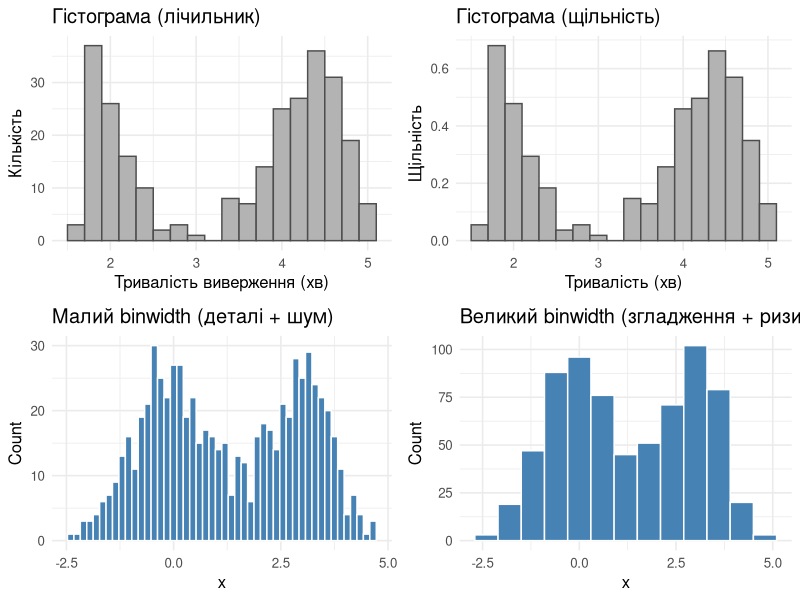
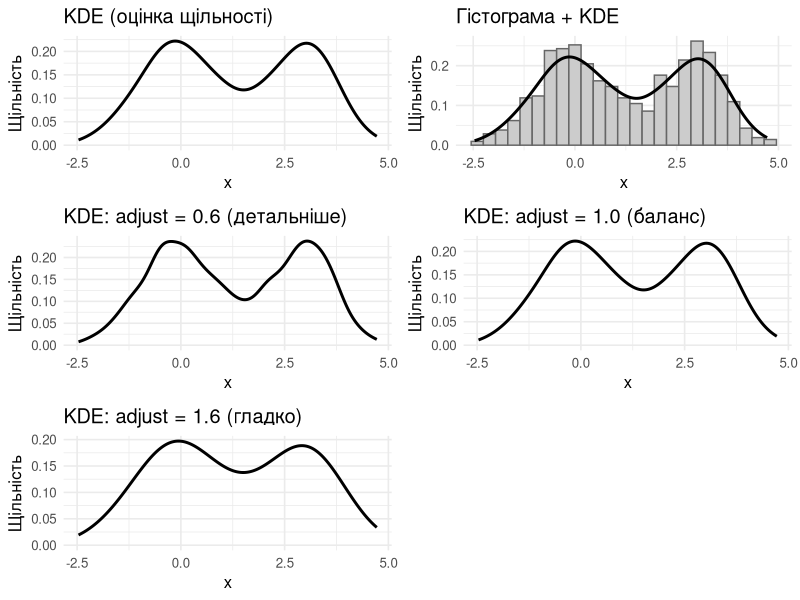
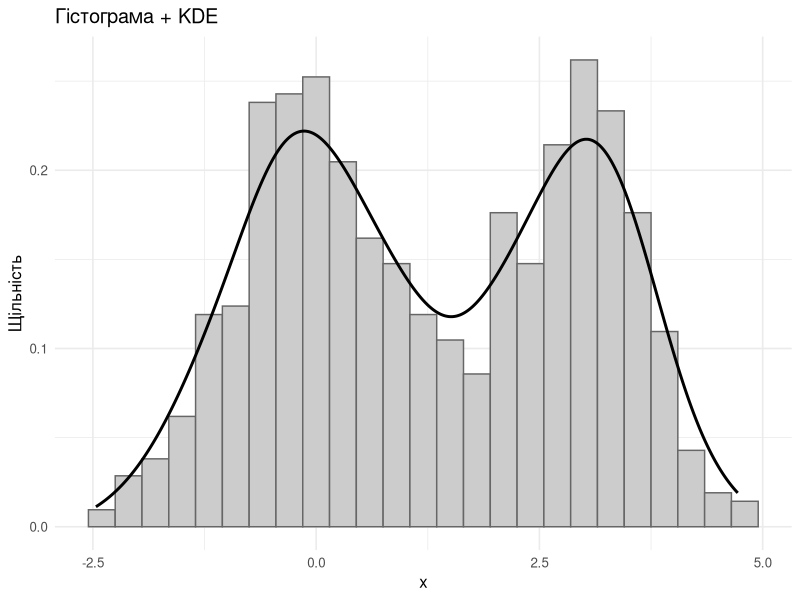
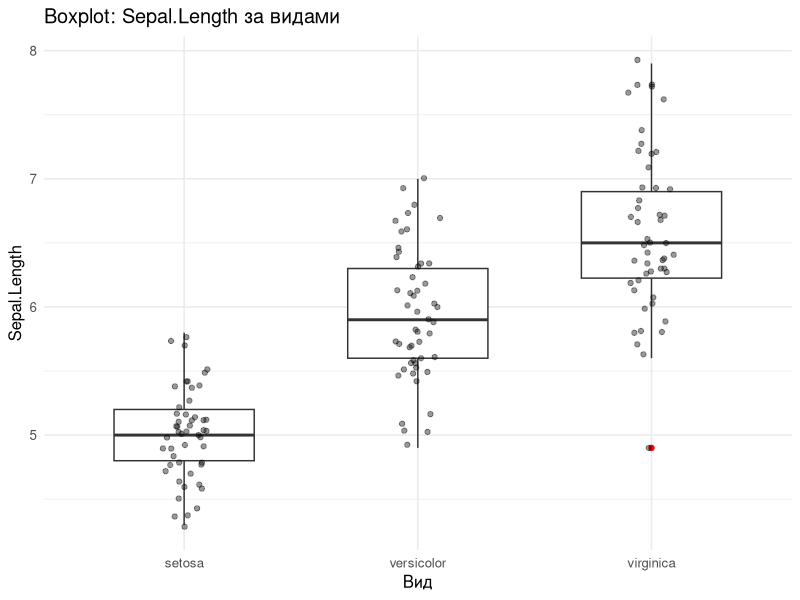

Write the R code that produced these figures, in order.
## -------------------------------------------------------------
## 1. Підготовка середовища
## -------------------------------------------------------------
packages <- c("ggplot2","dplyr","tidyr","readr","scales","ggpubr")
to_install <- setdiff(packages, rownames(installed.packages()))
if(length(to_install)) install.packages(to_install)
lapply(packages, library, character.only = TRUE)

set.seed(123)

## -------------------------------------------------------------
## 2. Дані-примірники
## -------------------------------------------------------------

# 1) Вбудований набір даних
data("faithful")   # колонки: eruptions, waiting

# 2) Синтетика
x1 <- rnorm(400, mean = 0, sd = 1)
x2 <- rnorm(300, mean = 3, sd = 0.7)
df_mix <- data.frame(x = c(x1, x2))


## -------------------------------------------------------------
## 3. Гістограми: ширина біну, count vs density
## -------------------------------------------------------------

# Count
p_h1 <- ggplot(faithful, aes(x = eruptions)) +
  geom_histogram(binwidth = 0.2, fill = "grey70", color = "grey30") +
  labs(title = "Гістограма (лічильник)",
       x = "Тривалість виверження (хв)", y = "Кількість") +
  theme_minimal(base_size = 12)

# Density
p_h2 <- ggplot(faithful, aes(x = eruptions, y = after_stat(density))) +
  geom_histogram(binwidth = 0.2, fill = "grey70", color = "grey30") +
  labs(title = "Гістограма (щільність)",
       x = "Тривалість (хв)", y = "Щільність") +
  theme_minimal(12)

# Вплив binwidth — малий
p_bw_small <- ggplot(df_mix, aes(x)) +
  geom_histogram(binwidth = 0.15, fill = "steelblue", color = "white") +
  labs(title = "Малий binwidth (деталі + шум)", x = "x", y = "Count") +
  theme_minimal(12)

# Вплив binwidth — великий
p_bw_large <- ggplot(df_mix, aes(x)) +
  geom_histogram(binwidth = 0.6, fill = "steelblue", color = "white") +
  labs(title = "Великий binwidth (згладження + ризик втрати мод)", x = "x", y = "Count") +
  theme_minimal(12)


## -------------------------------------------------------------
## 4. KDE та накладання на гістограму
## -------------------------------------------------------------

p_kde <- ggplot(df_mix, aes(x)) +
  geom_density(linewidth = 1) +
  labs(title = "KDE (оцінка щільності)", x = "x", y = "Щільність") +
  theme_minimal(12)

p_hist_kde <- ggplot(df_mix, aes(x, y = after_stat(density))) +
  geom_histogram(binwidth = 0.3, fill = "grey80", color = "grey40") +
  geom_density(linewidth = 1) +
  labs(title = "Гістограма + KDE", x = "x", y = "Щільність") +
  theme_minimal(12)

# Вплив adjust
p_kde_adj06 <- ggplot(df_mix, aes(x)) +
  geom_density(adjust = 0.6, linewidth = 1) +
  labs(title = "KDE: adjust = 0.6 (детальніше)", x = "x", y = "Щільність") +
  theme_minimal(12)

p_kde_adj10 <- ggplot(df_mix, aes(x)) +
  geom_density(adjust = 1.0, linewidth = 1) +
  labs(title = "KDE: adjust = 1.0 (баланс)", x = "x", y = "Щільність") +
  theme_minimal(12)

p_kde_adj16 <- ggplot(df_mix, aes(x)) +
  geom_density(adjust = 1.6, linewidth = 1) +
  labs(title = "KDE: adjust = 1.6 (гладко)", x = "x", y = "Щільність") +
  theme_minimal(12)


## -------------------------------------------------------------
## 5. Boxplot + IQR–викиди
## -------------------------------------------------------------

p_box <- ggplot(iris, aes(x = Species, y = Sepal.Length)) +
  geom_boxplot(outlier.colour = "red", width = 0.6) +
  geom_jitter(width = 0.1, alpha = 0.4) +
  labs(title = "Boxplot: Sepal.Length за видами",
       x = "Вид", y = "Sepal.Length") +
  theme_minimal(12)

## --- Визначення викидів за IQR ---
x <- faithful$eruptions

Q1  <- quantile(x, 0.25)
Q3  <- quantile(x, 0.75)
IQRv <- IQR(x)

lower <- Q1 - 1.5 * IQRv
upper <- Q3 + 1.5 * IQRv

out_idx <- which(x < lower | x > upper)
out_values <- x[out_idx]

## Таблиця порогів IQR
iqr_table <- data.frame(
  Metric = c("Q1", "Q3", "IQR", "Нижній поріг", "Верхній поріг", "Кількість викидів"),
  Value  = c(Q1, Q3, IQRv, lower, upper, length(out_idx))
)

print(iqr_table)

## -------------------------------------------------------------
## Коментар до природи викидів
## -------------------------------------------------------------
cat("\n--- Коментар щодо IQR-викидів ---\n")
cat("Викиди в наборі faithful відповідають аномально довгим або коротким тривалостям вивержень.\n")
cat("У контексті гейзера Old Faithful це природні коливання процесу, а не помилки вимірювання.\n")


## -------------------------------------------------------------
## 6. Компоновка фігур
## -------------------------------------------------------------

ggpubr::ggarrange(p_h1, p_h2, p_bw_small, p_bw_large, ncol = 2, nrow = 2)
ggpubr::ggarrange(p_kde, p_hist_kde, p_kde_adj06, p_kde_adj10, p_kde_adj16,
                  ncol = 2, nrow = 3)

## -------------------------------------------------------------
## 7. Збереження результатів
## -------------------------------------------------------------
ggsave("hist_density_overlay.png", p_hist_kde, width = 8, height = 5, dpi = 300)
ggsave("box_iris.png", p_box, width = 7, height = 5, dpi = 300)
